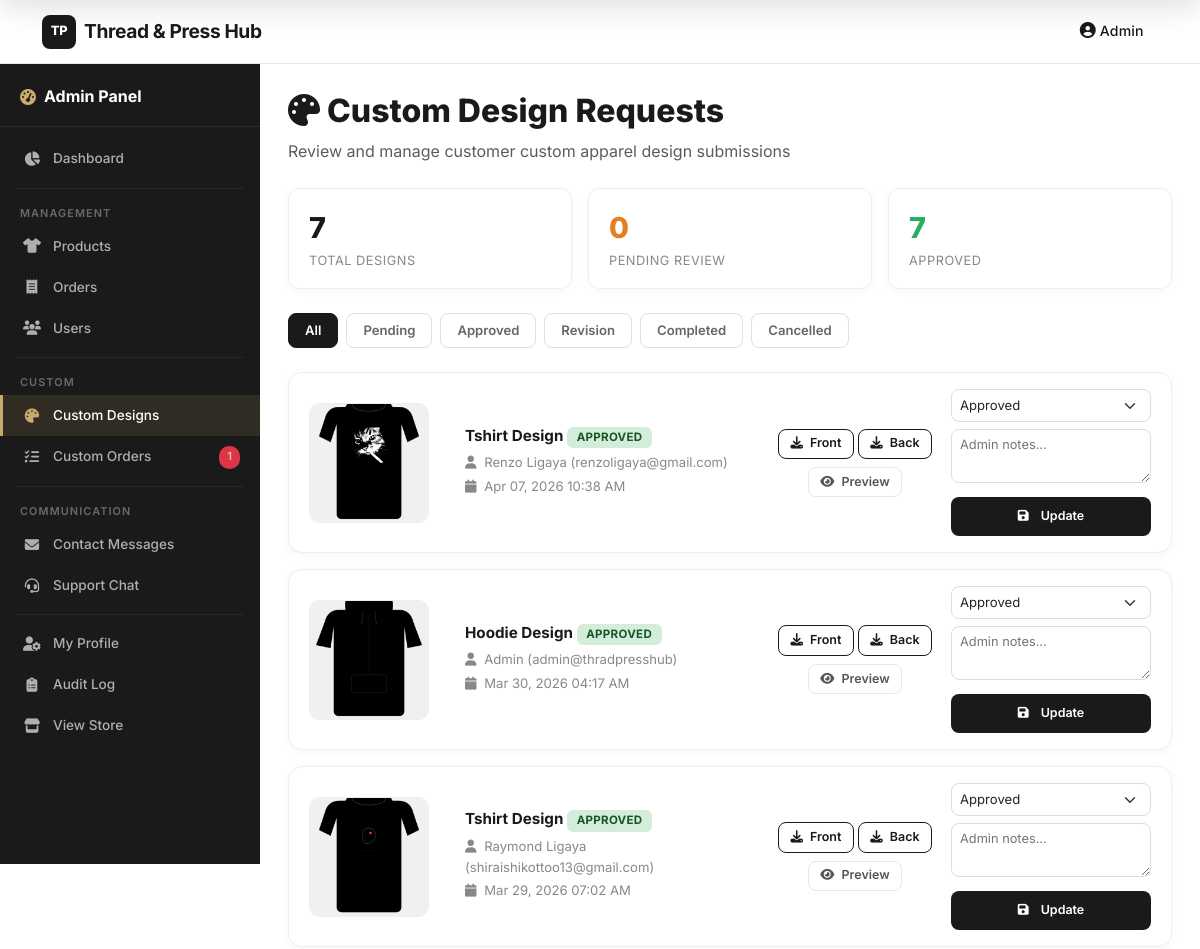
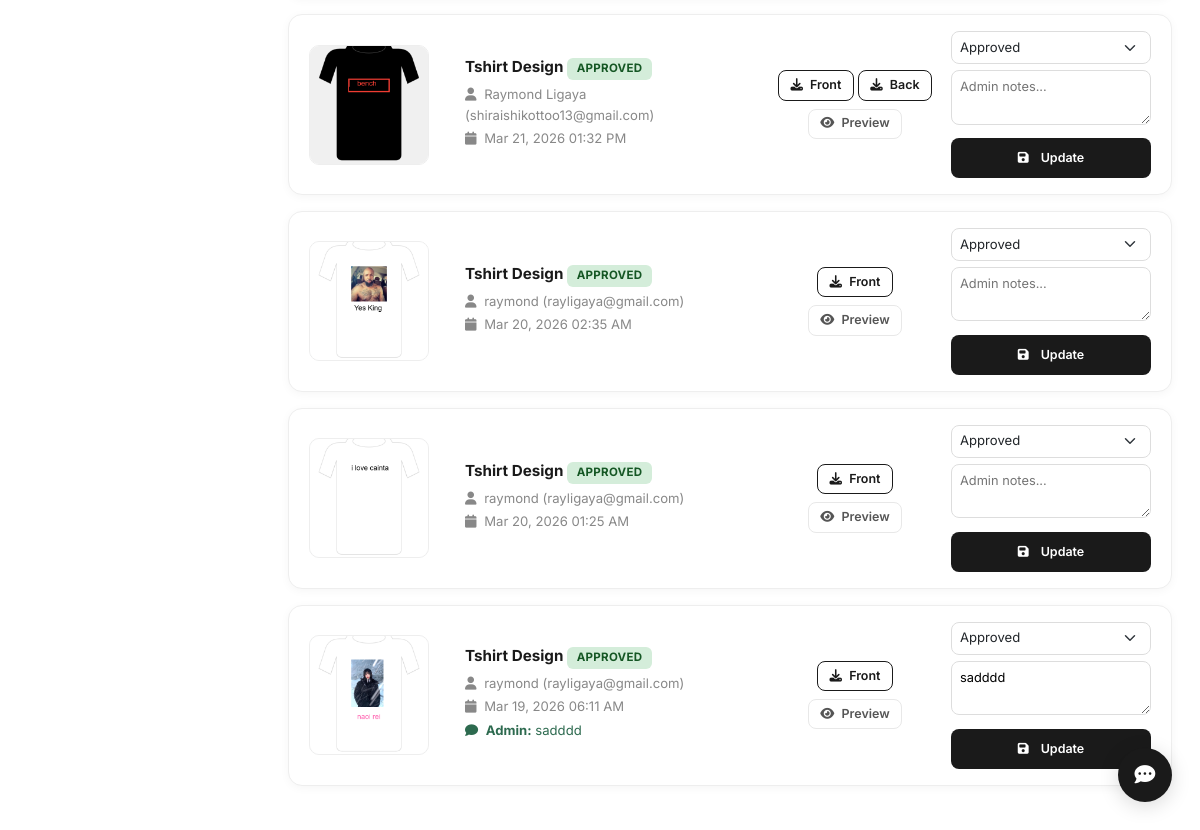
Page /admin/custom-designs.php (signed in) on the committed database (2 pictures, top to bottom).
### tables this page shows
CREATE TABLE `custom_designs` (
  `id` int(11) NOT NULL,
  `user_id` int(11) NOT NULL,
  `product_type` varchar(50) NOT NULL DEFAULT 'tshirt',
  `design_image` longtext NOT NULL,
  `design_image_back` longtext DEFAULT NULL,
  `design_data` longtext DEFAULT NULL CHECK (json_valid(`design_data`)),
  `notes` text DEFAULT NULL,
  `status` enum('pending','approved','revision','completed','cancelled') DEFAULT 'pending',
  `admin_notes` text DEFAULT NULL,
  `order_id` int(11) DEFAULT NULL,
  `created_at` timestamp NOT NULL DEFAULT current_timestamp(),
  `updated_at` timestamp NOT NULL DEFAULT current_timestamp() ON UPDATE current_timestamp()
);

CREATE TABLE `users` (
  `id` int(11) NOT NULL,
  `fullname` varchar(100) NOT NULL,
  `email` varchar(100) NOT NULL,
  `phone` varchar(20) DEFAULT NULL,
  `password` varchar(255) NOT NULL,
  `user_type` enum('regular','pwd','senior','admin') DEFAULT 'regular',
  `pwd_id` varchar(50) DEFAULT NULL,
  `senior_id` varchar(50) DEFAULT NULL,
  `street_address` varchar(255) DEFAULT NULL,
  `barangay` varchar(100) DEFAULT NULL,
  `city` varchar(100) DEFAULT NULL,
  `province` varchar(100) DEFAULT NULL,
  `zipcode` varchar(20) DEFAULT NULL,
  `created_at` timestamp NOT NULL DEFAULT current_timestamp(),
  `updated_at` timestamp NOT NULL DEFAULT current_timestamp() ON UPDATE current_timestamp()
);

### admin/custom-designs.php (the view, shortened to what this page needs)
<?php
require '../includes/config.php';
$statusFilter = $_GET['status'] ?? '';
$whereClause = '';
$designs = $conn->query("
    SELECT cd.*, u.fullname, u.email
    FROM custom_designs cd
    JOIN users u ON cd.user_id = u.id
    $whereClause
    ORDER BY cd.created_at DESC
");
$totalDesigns = $conn->query("SELECT COUNT(*) as c FROM custom_designs")->fetch_assoc()['c'];
$pendingDesigns = $conn->query("SELECT COUNT(*) as c FROM custom_designs WHERE status = 'pending'")->fetch_assoc()['c'];
$approvedDesigns = $conn->query("SELECT COUNT(*) as c FROM custom_designs WHERE status = 'approved'")->fetch_assoc()['c'];
?>
<?php include '../includes/header/header.php'; ?>
<?php include '../includes/admin-sidebar.php'; ?>
<div class="admin-container">
    <div class="mb-4">
        <h1 class="text-coffee-dark mb-2" style="font-size: 2rem; font-weight: 800;">
            <i class="fas fa-palette"></i> Custom Design Requests
        </h1>
        <p class="text-muted">Review and manage customer custom apparel design submissions</p>
    </div>
    <div class="design-stats-row">
        <div class="design-stat-card">
            <div class="stat-number"><?php echo $totalDesigns; ?></div>
            <div class="stat-text">Total Designs</div>
        </div>
        <div class="design-stat-card">
            <div class="stat-number" style="color: #e67e22;"><?php echo $pendingDesigns; ?></div>
            <div class="stat-text">Pending Review</div>
        </div>
        <div class="design-stat-card">
            <div class="stat-number" style="color: #27ae60;"><?php echo $approvedDesigns; ?></div>
            <div class="stat-text">Approved</div>
        </div>
    </div>
    <div class="filter-tabs">
        <a href="custom-designs.php" class="filter-tab <?php echo !$statusFilter ? 'active' : ''; ?>">All</a>
        <a href="?status=pending" class="filter-tab <?php echo $statusFilter === 'pending' ? 'active' : ''; ?>">Pending</a>
        <a href="?status=approved" class="filter-tab <?php echo $statusFilter === 'approved' ? 'active' : ''; ?>">Approved</a>
        <a href="?status=revision" class="filter-tab <?php echo $statusFilter === 'revision' ? 'active' : ''; ?>">Revision</a>
        <a href="?status=completed" class="filter-tab <?php echo $statusFilter === 'completed' ? 'active' : ''; ?>">Completed</a>
        <a href="?status=cancelled" class="filter-tab <?php echo $statusFilter === 'cancelled' ? 'active' : ''; ?>">Cancelled</a>
    </div>
    <?php if ($designs && $designs->num_rows > 0): ?>
        <?php while ($design = $designs->fetch_assoc()): ?>
            <div class="design-request-card">
                <div class="design-request-row">
                    <div>
                        <img src="../<?php echo htmlspecialchars($design['design_image']); ?>"
                             class="design-thumb"
                             alt="Design Preview"
                             onclick="showDesignModal(<?php echo (int)$design['id']; ?>)"
                             onerror="this.src='https://placehold.co/120x120/f0f0f0/999?text=Design'">
                    </div>
                    <div class="design-info">
                        <h6>
                            <?php echo ucfirst(htmlspecialchars($design['product_type'])); ?> Design
                            <span class="design-badge <?php echo htmlspecialchars($design['status']); ?>"><?php echo htmlspecialchars($design['status']); ?></span>
                        </h6>
                        <p><i class="fas fa-user me-1"></i> <?php echo htmlspecialchars($design['fullname']); ?> (<?php echo htmlspecialchars($design['email']); ?>)</p>
                        <p><i class="fas fa-calendar me-1"></i> <?php echo date('M d, Y h:i A', strtotime($design['created_at'])); ?></p>
                        <?php if ($design['admin_notes']): ?>
                            <p style="color:#2d6a4f;"><i class="fas fa-comment me-1"></i> <strong>Admin:</strong> <?php echo htmlspecialchars($design['admin_notes']); ?></p>
                        <?php endif; ?>
                    </div>
                    <div class="text-center">
                        <a href="../<?php echo htmlspecialchars($design['design_image']); ?>"
                           download="design_<?php echo (int)$design['id']; ?>_front.png"
                           class="btn btn-sm btn-outline-primary mb-2" style="border-radius:8px;">
                            <i class="fas fa-download me-1"></i> Front
                        </a>
                        <?php if (!empty($design['design_image_back'])): ?>
                        <a href="../<?php echo htmlspecialchars($design['design_image_back']); ?>"
                           download="design_<?php echo (int)$design['id']; ?>_back.png"
                           class="btn btn-sm btn-outline-primary mb-2" style="border-radius:8px;">
                            <i class="fas fa-download me-1"></i> Back
                        </a>
                        <?php endif; ?>
                        <br>
                        <button class="btn btn-sm btn-outline-secondary" style="border-radius:8px;"
                                onclick="showDesignModal(<?php echo (int)$design['id']; ?>)">
                            <i class="fas fa-eye me-1"></i> Preview
                        </button>
                    </div>
                    <div>
                        <form method="POST" class="design-actions-form">
                            <select name="status" class="form-select form-select-sm">
                                <option value="approved" <?php echo $design['status'] === 'approved' ? 'selected' : ''; ?>>Approved</option>
                            </select>
                            <textarea name="admin_notes" placeholder="Admin notes..."><?php echo htmlspecialchars($design['admin_notes'] ?? ''); ?></textarea>
                            <button type="submit" class="btn btn-sm btn-primary w-100" style="border-radius:8px;">
                                <i class="fas fa-save me-1"></i> Update
                            </button>
                        </form>
                    </div>
                </div>
            </div>
        <?php endwhile; ?>
    <?php endif; ?>
</div>
    </div>
</div>
<?php include '../includes/footer/footer.php'; ?>

### includes/header/header.php (shortened to what this page needs)
<!DOCTYPE html>
<html lang="en">
<head>
    <link href="https://cdnjs.cloudflare.com/ajax/libs/bootstrap/5.3.0/css/bootstrap.min.css" rel="stylesheet">
    <link href="https://cdnjs.cloudflare.com/ajax/libs/font-awesome/6.4.0/css/all.min.css" rel="stylesheet">
    <link href="<?php echo (strpos($_SERVER['PHP_SELF'], '/admin/') !== false) ? '../css/style.css' : 'css/style.css'; ?>" rel="stylesheet">
</head>
<body<?php echo (strpos($_SERVER['PHP_SELF'], '/admin/') !== false) ? ' class="admin-page"' : ''; ?>>
    <nav class="navbar navbar-expand-lg cafe-navbar sticky-top">
        <div class="container">
            <a class="navbar-brand" href="<?php echo (strpos($_SERVER['PHP_SELF'], '/admin/') !== false) ? '../index.php' : 'index.php'; ?>">
                <span class="brand-logo">TP</span> Thread &amp; Press Hub
            </a>
            <div class="collapse navbar-collapse" id="navbarNav">
                <ul class="navbar-nav align-items-center <?php echo (strpos($_SERVER['PHP_SELF'], '/admin/') === false) ? '' : 'ms-auto'; ?>">
                    <?php if (isset($_SESSION['user_id'])): ?>
                        <li class="nav-item dropdown">
                            <a class="nav-link dropdown-toggle" href="#" id="userDropdown" role="button" data-bs-toggle="dropdown">
                                <i class="fas fa-user-circle"></i> <?php echo htmlspecialchars($_SESSION['user_name']); ?>
                            </a>
                        </li>
                    <?php endif; ?>
                </ul>
            </div>
        </div>
    </nav>
    <main class="container-fluid" style="padding:0;">

### includes/admin-sidebar.php (shortened to what this page needs)
<?php
$currentPage = basename($_SERVER['PHP_SELF']);
if (!isset($pending_custom_orders)) {
    $pending_custom_orders = 0;
    $_co_check = $conn->query("SHOW TABLES LIKE 'custom_orders'");
    if ($_co_check && $_co_check->num_rows > 0) {
        $pending_custom_orders = (int)$conn->query("SELECT COUNT(*) as c FROM custom_orders WHERE status IN ('pending_payment','payment_uploaded')")->fetch_assoc()['c'];
    }
}
?>
<div class="admin-layout" style="display:flex;">
    <aside class="admin-sidebar" id="adminSidebar" style="width:260px;min-width:260px;background:#1a1a1a;color:#fff;display:flex;flex-direction:column;flex-shrink:0;position:sticky;top:0;height:100vh;overflow-y:auto;z-index:1040;">
        <div class="sidebar-header">
            <span class="sidebar-brand"><i class="fas fa-tachometer-alt"></i> Admin Panel</span>
        </div>
        <nav class="sidebar-nav">
            <a href="dashboard.php" class="sidebar-link <?php echo $currentPage === 'dashboard.php' ? 'active' : ''; ?>">
                <i class="fas fa-chart-pie"></i> <span>Dashboard</span>
            </a>
            <div class="sidebar-divider"></div>
            <div class="sidebar-section-title">Management</div>
            <a href="products.php" class="sidebar-link <?php echo $currentPage === 'products.php' ? 'active' : ''; ?>">
                <i class="fas fa-shirt"></i> <span>Products</span>
            </a>
            <a href="orders.php" class="sidebar-link <?php echo $currentPage === 'orders.php' || $currentPage === 'order_details.php' ? 'active' : ''; ?>">
                <i class="fas fa-receipt"></i> <span>Orders</span>
            </a>
            <a href="users.php" class="sidebar-link <?php echo $currentPage === 'users.php' ? 'active' : ''; ?>">
                <i class="fas fa-users"></i> <span>Users</span>
            </a>
            <div class="sidebar-divider"></div>
            <div class="sidebar-section-title">Custom</div>
            <a href="custom-designs.php" class="sidebar-link <?php echo $currentPage === 'custom-designs.php' ? 'active' : ''; ?>">
                <i class="fas fa-palette"></i> <span>Custom Designs</span>
            </a>
            <a href="custom-orders.php" class="sidebar-link <?php echo $currentPage === 'custom-orders.php' ? 'active' : ''; ?>">
                <i class="fas fa-list-check"></i> <span>Custom Orders</span>
                <?php if (isset($pending_custom_orders) && $pending_custom_orders > 0): ?>
                    <span class="sidebar-badge bg-danger"><?php echo $pending_custom_orders; ?></span>
                <?php endif; ?>
            </a>
            <div class="sidebar-divider"></div>
            <div class="sidebar-section-title">Communication</div>
            <a href="contact-management.php" class="sidebar-link <?php echo $currentPage === 'contact-management.php' ? 'active' : ''; ?>">
                <i class="fas fa-envelope"></i> <span>Contact Messages</span>
            </a>
            <a href="support-chat.php" class="sidebar-link <?php echo $currentPage === 'support-chat.php' ? 'active' : ''; ?>">
                <i class="fas fa-headset"></i> <span>Support Chat</span>
            </a>
            <div class="sidebar-divider"></div>
            <a href="profile.php" class="sidebar-link <?php echo $currentPage === 'profile.php' ? 'active' : ''; ?>">
                <i class="fas fa-user-gear"></i> <span>My Profile</span>
            </a>
            <a href="audit-log.php" class="sidebar-link <?php echo $currentPage === 'audit-log.php' ? 'active' : ''; ?>">
                <i class="fas fa-clipboard-list"></i> <span>Audit Log</span>
            </a>
            <a href="../index.php" class="sidebar-link">
                <i class="fas fa-store"></i> <span>View Store</span>
            </a>
        </nav>
    </aside>
    <div class="admin-main-content" style="flex:1;min-width:0;">

### includes/footer/footer.php (shortened to what this page needs)
    </main>
    <button id="chatbot-toggle" class="chatbot-toggle">
        <i class="fas fa-comment-dots" id="chatbot-toggle-icon"></i>
    </button>
</body>
</html>

### admin/custom-designs.php (style rules this page uses)
.design-stats-row { display: flex; gap: 1rem; margin-bottom: 1.5rem; flex-wrap: wrap; }
.design-stat-card { flex: 1; min-width: 140px; background: #fff; border-radius: 12px; padding: 1rem 1.25rem; border: 1px solid #eee; box-shadow: 0 2px 8px rgba(0,0,0,0.04); }
.design-stat-card .stat-number { font-size: 1.8rem; font-weight: 800; color: var(--text-dark, #1a1a1a); }
.design-stat-card .stat-text { font-size: 0.8rem; color: var(--text-light, #888); text-transform: uppercase; letter-spacing: 0.5px; }
.filter-tabs { display: flex; gap: 0.5rem; margin-bottom: 1.5rem; flex-wrap: wrap; }
.filter-tab { padding: 0.4rem 1rem; border-radius: 8px; text-decoration: none; font-size: 0.82rem; font-weight: 600; border: 1px solid #e0e0e0; color: #666; transition: all 0.2s; }
.filter-tab.active { background: var(--accent-green, #2d6a4f); color: #fff; border-color: var(--accent-green, #2d6a4f); }
.design-request-card { background: #fff; border-radius: 14px; border: 1px solid #eee; box-shadow: 0 2px 10px rgba(0,0,0,0.04); margin-bottom: 1rem; overflow: hidden; transition: all 0.2s; }
.design-request-row { display: grid; grid-template-columns: 140px 1fr 160px 200px; gap: 1rem; align-items: center; padding: 1rem 1.25rem; }
.design-thumb { width: 120px; height: 120px; object-fit: cover; border-radius: 10px; background: #f8f9fa; border: 1px solid #eee; cursor: pointer; transition: transform 0.2s; }
.design-info h6 { font-weight: 700; margin-bottom: 0.25rem; font-size: 0.95rem; }
.design-info p { font-size: 0.82rem; color: #888; margin-bottom: 0.15rem; }
.design-badge { display: inline-block; padding: 0.25rem 0.6rem; border-radius: 6px; font-size: 0.72rem; font-weight: 700; text-transform: uppercase; letter-spacing: 0.3px; }
.design-badge.approved { background: #d4edda; color: #155724; }
.design-actions-form select { font-size: 0.82rem; padding: 0.35rem 0.5rem; border-radius: 8px; border: 1px solid #ddd; margin-bottom: 0.4rem; }
.design-actions-form textarea { font-size: 0.8rem; padding: 0.35rem 0.5rem; border-radius: 8px; border: 1px solid #ddd; resize: vertical; min-height: 40px; width: 100%; margin-bottom: 0.4rem; }
.design-actions-form .btn-sm { font-size: 0.78rem; padding: 0.3rem 0.7rem; border-radius: 8px; }

### rows in the picture
custom_designs: design_image (picture), product_type "Tshirt", status "APPROVED", user.fullname "Renzo Ligaya", user.email "renzoligaya@gmail.com", created_at "Apr 07, 2026 10:38 AM", status "Approved"
custom_designs: design_image (picture), product_type "Hoodie", status "APPROVED", user.fullname "Admin", user.email "admin@thradpresshub", created_at "Mar 30, 2026 04:17 AM", status "Approved"
custom_designs: design_image (picture), product_type "Tshirt", status "APPROVED", user.fullname "Raymond Ligaya", user.email "shiraishikottoo13@gmail.com", created_at "Mar 29, 2026 07:02 AM", status "Approved"
custom_designs: design_image (picture), product_type "Tshirt", status "APPROVED", user.fullname "Raymond Ligaya", user.email "shiraishikottoo13@gmail.com", created_at "Mar 21, 2026 01:32 PM", status "Approved"
custom_designs: design_image (picture), product_type "Tshirt", status "APPROVED", user.fullname "raymond", user.email "rayligaya@gmail.com", created_at "Mar 20, 2026 02:35 AM", status "Approved"
custom_designs: design_image (picture), product_type "Tshirt", status "APPROVED", user.fullname "raymond", user.email "rayligaya@gmail.com", created_at "Mar 20, 2026 01:25 AM", status "Approved"
custom_designs: design_image (picture), product_type "Tshirt", status "APPROVED", user.fullname "raymond", user.email "rayligaya@gmail.com", created_at "Mar 19, 2026 06:11 AM", admin_notes "sadddd", status "Approved"

### other values in the picture
$_SESSION['user_name'] "Admin"
$pending_custom_orders "1"
$totalDesigns "7"
$pendingDesigns "0"
$approvedDesigns "7"
